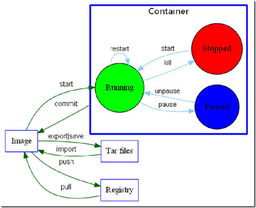
#> input picture docker/Docker命令.png, 256 x 208 px, shrunk from 551 x 447 before the run
$ python -i 'png2svg将png转换为fontforge可识别的svg文件.py'   (imports and definitions only)
#> lines starting #> are read from the running program, lines starting #| are printed output that depends on the picture; after the words box and inside, x2 and y2 are one past the last pixel; in counts of white or black regions, pixels touching at a corner belong together
#!/usr/bin/env python
# -*- coding: utf-8 -*-

import sys
import os
import logging
import time
import operator
from collections import deque
from io import StringIO
from optparse import OptionParser

from PIL import Image


# [1 line not run here, left out]
log = logging.getLogger('png2svg')


def add_tuple(a, b):
    return tuple(map(operator.add, a, b))

def sub_tuple(a, b):
    return tuple(map(operator.sub, a, b))

def magnitude(a):
    return int(pow(pow(a[0], 2) + pow(a[1], 2), .5))

def normalize(a):
    mag = magnitude(a)
    assert mag > 0, "Cannot normalize a zero-length vector"
    return tuple(map(operator.truediv, a, [mag]*len(a)))

def svg_header(width, height):
    return """<?xml version="1.0" encoding="UTF-8" standalone="no"?>
<!DOCTYPE svg PUBLIC "-//W3C//DTD SVG 1.1//EN"
  "http://www.w3.org/Graphics/SVG/1.1/DTD/svg11.dtd">
<svg xmlns="http://www.w3.org/2000/svg" xmlns:xlink="http://www.w3.org/1999/xlink" version="1.1" preserveAspectRatio="xMidYMid meet" viewBox="0 0 %d %d">
""" % (width, height)

def joined_edges(assorted_edges, keep_every_point=False):
    pieces = []
    piece = []
    directions = deque([
        (0, 1),
        (1, 0),
        (0, -1),
        (-1, 0),
    ])
    while assorted_edges:
        if not piece:
            piece.append(assorted_edges.pop())
        current_direction = normalize(sub_tuple(piece[-1][1], piece[-1][0]))
        while current_direction != directions[2]:
            directions.rotate()
        for i in range(1, 4):
            next_end = add_tuple(piece[-1][1], directions[i])
            next_edge = (piece[-1][1], next_end)
            if next_edge in assorted_edges:
                assorted_edges.remove(next_edge)
                if i == 2 and not keep_every_point:
                    piece[-1] = (piece[-1][0], next_edge[1])
                else:
                    piece.append(next_edge)
                if piece[0][0] == piece[-1][1]:
                    if not keep_every_point and normalize(sub_tuple(piece[0][1], piece[0][0])) == normalize(sub_tuple(piece[-1][1], piece[-1][0])):
                        piece[-1] = (piece[-1][0], piece.pop(0)[1])
                    pieces.append(piece)
                    piece = []
                break
        else:
            raise Exception("Failed to find connecting edge")
    return pieces

def rgba_image_to_svg_contiguous(im, opaque=True, keep_every_point=False):
    start_time = time.time()
    log.info(f"[{time.ctime()}] 开始处理图像：{im.size}")

    adjacent = ((1, 0), (0, 1), (-1, 0), (0, -1))
    visited = Image.new("1", im.size, 0)

    color_pixel_lists = {}

    width, height = im.size
    for x in range(width):
        for y in range(height):
            here = (x, y)
            if visited.getpixel(here):
                continue
            rgba = im.getpixel((x, y))
            if opaque and not rgba[3]:
                continue
            piece = []
            queue = [here]
            visited.putpixel(here, 1)
            while queue:
                here = queue.pop()
                for offset in adjacent:
                    neighbour = add_tuple(here, offset)
                    if not (0 <= neighbour[0] < width) or not (0 <= neighbour[1] < height):
                        continue
                    if visited.getpixel(neighbour):
                        continue
                    neighbour_rgba = im.getpixel(neighbour)
                    if neighbour_rgba != rgba:
                        continue
                    queue.append(neighbour)
                    visited.putpixel(neighbour, 1)
                piece.append(here)

            if not rgba in color_pixel_lists:
                color_pixel_lists[rgba] = []
            color_pixel_lists[rgba].append(piece)

    log.info(f"[{time.ctime()}] 像素遍历完成，耗时: {time.time() - start_time:.2f} 秒")

    edges = {
        (-1, 0): ((0, 0), (0, 1)),
        (0, 1): ((0, 1), (1, 1)),
        (1, 0): ((1, 1), (1, 0)),
        (0, -1): ((1, 0), (0, 0)),
    }

    color_edge_lists = {}

    for rgba, pieces in color_pixel_lists.items():
        for piece_pixel_list in pieces:
            piece_set = set(piece_pixel_list)
            edge_set = set()
            for coord in piece_pixel_list:
                for offset, (start_offset, end_offset) in edges.items():
                    neighbour = add_tuple(coord, offset)
                    if neighbour not in piece_set:
                        start = add_tuple(coord, start_offset)
                        end = add_tuple(coord, end_offset)
                        edge = (start, end)
                        edge_set.add(edge)
            if not rgba in color_edge_lists:
                color_edge_lists[rgba] = []
            color_edge_lists[rgba].append(edge_set)

    log.info(f"[{time.ctime()}] 边界提取完成，耗时: {time.time() - start_time:.2f} 秒")

    color_joined_pieces = {}

    for color, pieces in color_edge_lists.items():
        color_joined_pieces[color] = []
        for assorted_edges in pieces:
            color_joined_pieces[color].append(joined_edges(assorted_edges, keep_every_point))

    log.info(f"[{time.ctime()}] 路径构建完成，耗时: {time.time() - start_time:.2f} 秒")

    s = StringIO()

    path_data = []

    for color, shapes in color_joined_pieces.items():
        r, g, b, a = color
        if a == 0:
            continue  # 跳过透明路径
        if (r, g, b) != (0, 0, 0):  # 只保留黑色
            continue
        for shape in shapes:
            for sub_shape in shape:
                here = sub_shape.pop(0)[0]
                path_data.append(f' M {here[0]} {here[1]} ')
                for edge in sub_shape:
                    here = edge[0]
                    path_data.append(f' L {here[0]} {here[1]} ')
                path_data.append(' Z ')

    if not path_data:
        s.write(' <path d="M 0 0 L 0 0" fill="none" stroke="none" />\n')
        s.write('</svg>\n')
        return s.getvalue()

    # 提取所有坐标点
    coords = []
    for line in path_data:
        if line.startswith(' M ') or line.startswith(' L '):
            parts = line.strip().split()
            x = int(parts[1])
            y = int(parts[2])
            coords.append((x, y))

    # 计算包围盒
    min_x = min(x for x, y in coords)
    max_x = max(x for x, y in coords)
    min_y = min(y for x, y in coords)
    max_y = max(y for x, y in coords)

    # 设置 viewBox 为 100x100
    viewBox_width = 100
    viewBox_height = 100

    # 计算缩放因子
    width_diff = max_x - min_x
    height_diff = max_y - min_y
    if width_diff == 0 or height_diff == 0:
        s.write(' <path d="M 0 0 L 0 0" fill="none" stroke="none" />\n')
        s.write('</svg>\n')
        return s.getvalue()

    scale_x = viewBox_width / width_diff
    scale_y = viewBox_height / height_diff
    scale = min(scale_x, scale_y)

    # 计算平移
    translate_x = -min_x * scale
    translate_y = -min_y * scale

    # 应用变换
    transformed_path_data = []
    for line in path_data:
        if line.startswith(' M ') or line.startswith(' L '):
            parts = line.strip().split()
            x = int(parts[1])
            y = int(parts[2])
            new_x = x * scale + translate_x
            new_y = y * scale + translate_y
            transformed_path_data.append(f' {parts[0]} {new_x:.2f} {new_y:.2f} ')
        else:
            transformed_path_data.append(line)

    # 生成 SVG
    s.write(svg_header(viewBox_width, viewBox_height))
    s.write(f' <path d="{" ".join(transformed_path_data)}" fill="black" stroke="none" />\n')
    s.write('</svg>\n')
    log.info(f"[{time.ctime()}] SVG 写入完成，总耗时: {time.time() - start_time:.2f} 秒")

    return s.getvalue()

def remove_gray_background_for_chinese_char(image_path, output_path, threshold=150):
    start = time.time()
    log.info(f"[{time.ctime()}] 开始去除灰色背景")
    img = Image.open(image_path).convert("RGBA")
    data = img.getdata()
    new_data = []
    for item in data:
        r, g, b, a = item
        gray = (r + g + b) // 3
        if gray > threshold:
            new_data.append((0, 0, 0, 0))  # 透明
        else:
            new_data.append((0, 0, 0, 255))  # 不透明黑色
    img.putdata(new_data)
    img.save(output_path, "PNG")
    log.info(f"[{time.ctime()}] 背景移除完成，耗时: {time.time() - start:.2f} 秒")


def png_to_svg(filename, contiguous=True, opaque=True, keep_every_point=False, remove_bg=True):
#> called with filename = '../docker/Docker命令.png', contiguous = True, opaque = True, keep_every_point = False, remove_bg = True
    start = time.time()
    log.info(f"[{time.ctime()}] 开始加载图像: {filename}")
    try:
        im = Image.open(filename)
#> im is the input picture: PIL image 256x208 RGBA; mean R, G, B, A 224.5, 224.8, 228, 255
    except IOError:
        sys.stderr.write('%s: Could not open as image file\n' % filename)
        sys.exit(1)

    log.info(f"[{time.ctime()}] 图像加载完成，耗时: {time.time() - start:.2f} 秒")

    if remove_bg:
        temp_path = filename.replace(".png", "_temp.png")
        remove_gray_background_for_chinese_char(filename, temp_path)
#> after the loop in remove_gray_background_for_chinese_char, `for item in data:`: new_data = 53248 items
#> in remove_gray_background_for_chinese_char, `img.putdata(new_data)`:
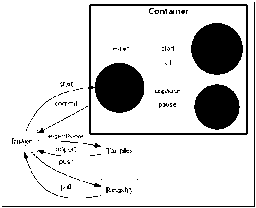
#> img: PIL image 256x208 RGBA; mean R, G, B, A 0, 0, 0, 38.8; transparent parts drawn white
        im = Image.open(temp_path)
        im_rgba = im.convert('RGBA')
        os.remove(temp_path)
        log.info(f"[{time.ctime()}] 图像转换为 RGBA，耗时: {time.time() - start:.2f} 秒")
    else:
        im_rgba = im.convert('RGBA')

    result = rgba_image_to_svg_contiguous(im_rgba, opaque, keep_every_point)
#> in rgba_image_to_svg_contiguous, `visited = Image.new("1", im.size, 0)`: visited: PIL image 256x208 1; every value is 0
#> after the loop in rgba_image_to_svg_contiguous, `for x in range(width):`:
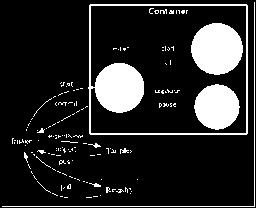
#> visited: PIL image 256x208 1; 15.2% white; 149 white regions (137 under 20 px), largest, box (x1, y1, x2, y2) and area: (88, 4, 248, 135) 3089, (191, 23, 243, 75) 2097, (194, 84, 240, 130) 1591
#> after the loop in rgba_image_to_svg_contiguous, `for x in range(width):`: color_pixel_lists = 1 item
#> the loop in rgba_image_to_svg_contiguous, `for rgba, pieces in color_pixel_lists.items():` made 1 pass
#> rgba on pass 1: (0, 0, 0, 255)
#> the loop in rgba_image_to_svg_contiguous, `for color, pieces in color_edge_lists.items():` made 1 pass
#> color on pass 1: (0, 0, 0, 255)
#> the loop in rgba_image_to_svg_contiguous, `for color, shapes in color_joined_pieces.items():` made 1 pass
#> the loop in rgba_image_to_svg_contiguous, `for line in path_data:` made 2057 passes
#> line on passes 1 to 3: ' M 255 207 ', ' L 255 2 ', ' L 254 2 '

    log.info(f"[{time.ctime()}] 总耗时: {time.time() - start:.2f} 秒")

    return result


# [33 lines not run here, left out]

# 参考代码：https://github.com/montesquio/png2svg/blob/master/png2svg.py
# 若原始图像不清晰，可以在去除背景色之前，使用Real-ESRGAN模型提升图像清晰度

>>> result = png_to_svg('../docker/Docker命令.png')

$ run again, on file相关/markdown语法.png
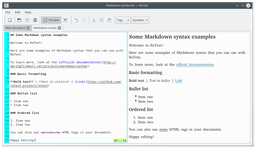
#> input picture file相关/markdown语法.png, 256 x 149 px, shrunk from 1116 x 650 before the run
#> in png_to_svg, im is the input picture: PIL image 256x149 RGBA; mean R, G, B, A 219.5, 224.2, 225.2, 240
#> the loop in remove_gray_background_for_chinese_char, `for item in data:` made 38144 passes
#> (r, g, b, a, gray) on passes 1 to 3: (0, 0, 0, 0, 0), (0, 0, 0, 0, 0), (127, 127, 127, 2, 127)
#> after the loop in remove_gray_background_for_chinese_char, `for item in data:`: new_data = 38144 items
#> in remove_gray_background_for_chinese_char, `img.putdata(new_data)`:
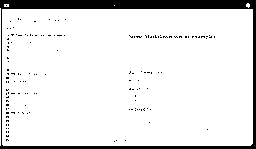
#> img: PIL image 256x149 RGBA; mean R, G, B, A 0, 0, 0, 26.1; transparent parts drawn white
#> after the loop in rgba_image_to_svg_contiguous, `for x in range(width):`:
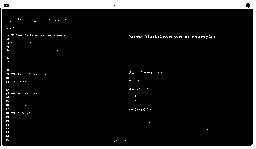
#> visited: PIL image 256x149 1; 10.2% white; 142 white regions (141 under 20 px), largest, box (x1, y1, x2, y2) and area: (0, 0, 256, 149) 3592
#> after the loop in rgba_image_to_svg_contiguous, `for x in range(width):`: color_pixel_lists = 1 item
#> the loop in rgba_image_to_svg_contiguous, `for rgba, pieces in color_pixel_lists.items():` made 1 pass
#> rgba on pass 1: (0, 0, 0, 255)
#> the loop in rgba_image_to_svg_contiguous, `for color, pieces in color_edge_lists.items():` made 1 pass
#> color on pass 1: (0, 0, 0, 255)
#> the loop in rgba_image_to_svg_contiguous, `for color, shapes in color_joined_pieces.items():` made 1 pass
#> the loop in rgba_image_to_svg_contiguous, `for line in path_data:` made 909 passes
#> line on passes 1 to 3: ' M 253 9 ', ' L 253 144 ', ' L 252 144 '
